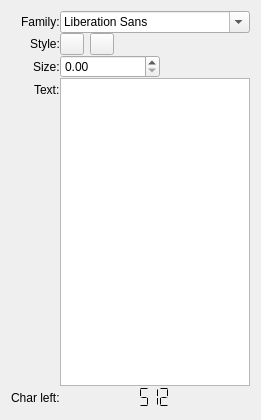
      <widget class="QWidget" name="scrollAreaWidgetContents_4">
       <property name="geometry">
        <rect>
         <x>0</x>
         <y>0</y>
         <width>261</width>
         <height>420</height>
        </rect>
       </property>
       <property name="minimumSize">
        <size>
         <width>180</width>
         <height>0</height>
        </size>
       </property>
       <layout class="QVBoxLayout" name="verticalLayout_8">
        <item>
         <layout class="QFormLayout" name="formLayout_4">
          <property name="sizeConstraint">
           <enum>QLayout::SetMinimumSize</enum>
          </property>
          <property name="fieldGrowthPolicy">
           <enum>QFormLayout::AllNonFixedFieldsGrow</enum>
          </property>
          <property name="labelAlignment">
           <set>Qt::AlignRight|Qt::AlignTrailing|Qt::AlignVCenter</set>
          </property>
          <property name="horizontalSpacing">
           <number>0</number>
          </property>
          <property name="verticalSpacing">
           <number>0</number>
          </property>
          <item row="0" column="0">
           <widget class="QLabel" name="label_7">
            <property name="text">
             <string>Family:</string>
            </property>
           </widget>
          </item>
          <item row="0" column="1">
           <widget class="QFontComboBox" name="fontComboBox">
            <property name="maximumSize">
             <size>
              <width>16777215</width>
              <height>16777215</height>
             </size>
            </property>
           </widget>
          </item>
          <item row="1" column="0">
           <widget class="QLabel" name="label_10">
            <property name="text">
             <string>Style:</string>
            </property>
           </widget>
          </item>
          <item row="1" column="1">
           <layout class="QHBoxLayout" name="horizontalLayout_6">
            <property name="spacing">
             <number>6</number>
            </property>
            <item>
             <widget class="QPushButton" name="fontStyleBoldButton">
              <property name="maximumSize">
               <size>
                <width>24</width>
                <height>24</height>
               </size>
              </property>
              <property name="text">
               <string/>
              </property>
              <property name="icon">
               <iconset resource="rsrc.qrc">
                <normaloff>:/icons/resources/icons/app-icons/bold.png</normaloff>:/icons/resources/icons/app-icons/bold.png</iconset>
              </property>
              <property name="iconSize">
               <size>
                <width>18</width>
                <height>18</height>
               </size>
              </property>
              <property name="checkable">
               <bool>true</bool>
              </property>
             </widget>
            </item>
            <item>
             <widget class="QPushButton" name="fontStyleItalicButton">
              <property name="maximumSize">
               <size>
                <width>24</width>
                <height>24</height>
               </size>
              </property>
              <property name="text">
               <string/>
              </property>
              <property name="icon">
               <iconset resource="rsrc.qrc">
                <normaloff>:/icons/resources/icons/app-icons/italic.png</normaloff>:/icons/resources/icons/app-icons/italic.png</iconset>
              </property>
              <property name="iconSize">
               <size>
                <width>18</width>
                <height>18</height>
               </size>
              </property>
              <property name="checkable">
               <bool>true</bool>
              </property>
             </widget>
            </item>
           </layout>
          </item>
          <item row="2" column="0">
           <widget class="QLabel" name="label_11">
            <property name="text">
             <string>Size:</string>
            </property>
           </widget>
          </item>
          <item row="2" column="1">
           <widget class="QDoubleSpinBox" name="fontSizeSpinner">
            <property name="maximumSize">
             <size>
              <width>100</width>
              <height>16777215</height>
             </size>
            </property>
            <property name="accelerated">
             <bool>true</bool>
            </property>
           </widget>
          </item>
          <item row="3" column="0">
           <widget class="QLabel" name="label_12">
            <property name="text">
             <string>Text:</string>
            </property>
           </widget>
          </item>
          <item row="3" column="1">
           <widget class="QPlainTextEdit" name="fontTextArea">
            <property name="minimumSize">
             <size>
              <width>0</width>
              <height>0</height>
             </size>
            </property>
           </widget>
          </item>
          <item row="4" column="0">
           <widget class="QLabel" name="label_13">
            <property name="text">
             <string>Char left:</string>
            </property>
           </widget>
          </item>
          <item row="4" column="1">
           <widget class="QLCDNumber" name="charCounter">
            <property name="frameShape">
             <enum>QFrame::NoFrame</enum>
            </property>
            <property name="numDigits">
             <number>3</number>
            </property>
            <property name="segmentStyle">
             <enum>QLCDNumber::Flat</enum>
            </property>
            <property name="value" stdset="0">
             <double>512.000000000000000</double>
            </property>
           </widget>
          </item>
         </layout>
        </item>
       </layout>
      </widget>
